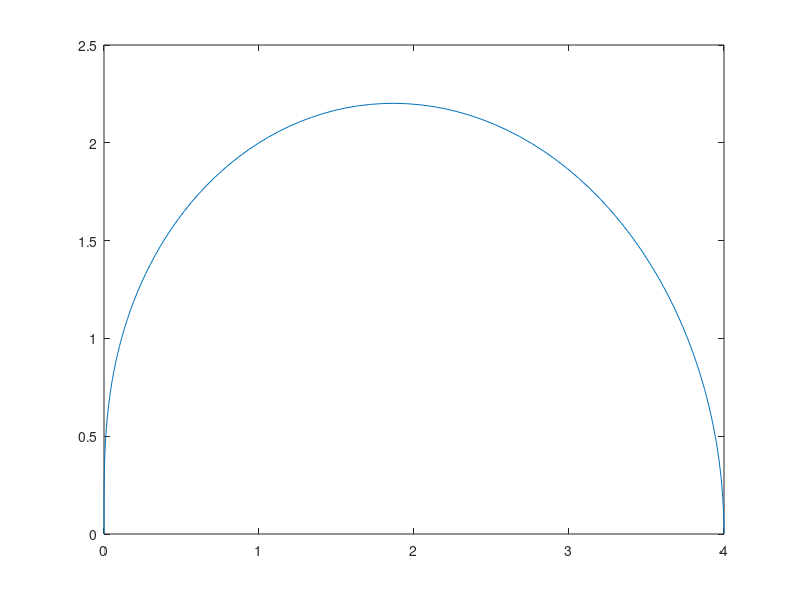

Here is the MATLAB script that generated this plot:
% Stability domain of BDF2 scheme

% Copyright 2001 P. Wesseling
% This program and its subprograms may be freely used, modified and distributed
% under the GNU General Public License: http://www.gnu.org/copyleft/gpl.html

% Theory is given in Section 5.8 of
% 	P. Wesseling: Principles of Computational Fluid Dynamics
% 	Springer, Heidelberg, 2000 ISBN 3-5453-0. XII, 642 pp.
% See http://ta.twi.tudelft.nl/nw/users/wesseling/cfdbook.html

% This program generates Fig. 5.3  in the book

figure(1), clf

		% Plot of stability domain
theta = 0:0.01:1; theta = theta*pi;
z = 0.5*exp(-2*i*theta) - 2*exp(-i*theta) +3/2; plot(z)
